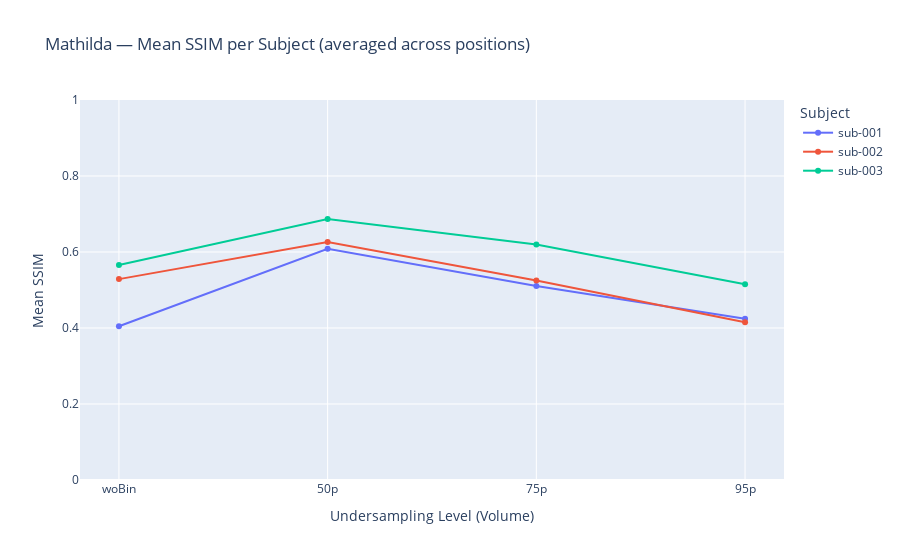

Here is the notebook cell this chart was saved with:
### Markdown cell above
Line plot mathilda

### Code cell
import pandas as pd
import plotly.express as px

df_res = pd.read_csv('/home/debi/jaime/repos/MR-EyeTrack/analysis/comparison/ssim/ssim_volume_mathilda.csv')

# average across positions for each subject and comparison
df_mean = df_res.groupby(["subject", "comparison"], as_index=False)["ssim"].mean()

# ensure ordering of undersampling levels
labels = ["woBin", "50p", "75p", "95p"]
df_mean["comparison"] = pd.Categorical(df_mean["comparison"], categories=labels, ordered=True)
df_mean.sort_values(["comparison", "subject"], inplace=True)

# line plot: one line per subject, values averaged across positions
fig = px.line(
    df_mean,
    x="comparison",
    y="ssim",
    color="subject",
    markers=True,
    category_orders={"comparison": labels},
    title="Mathilda — Mean SSIM per Subject (averaged across positions)",
    labels={"comparison": "Undersampling Level (Volume)", "ssim": "Mean SSIM"}
)
fig.update_layout(yaxis=dict(range=[0, 1]), legend_title_text="Subject")
fig.show()

### Figure 1 — Plotly figure (JSON) as saved in the notebook; plotly's stock layout.template omitted (floating-point values rounded to 4 significant figures)
{"data": [{"hovertemplate": "subject=sub-001<br>Undersampling Level (Volume)=%{x}<br>Mean SSIM=%{y}<extra></extra>", "legendgroup": "sub-001", "line": {"color": "#636efa", "dash": "solid"}, "marker": {"symbol": "circle"}, "mode": "lines+markers", "name": "sub-001", "orientation": "v", "showlegend": true, "type": "scatter", "x": ["woBin", "50p", "75p", "95p"], "xaxis": "x", "y": [0.4046, 0.6083, 0.5104, 0.4246], "yaxis": "y"}, {"hovertemplate": "subject=sub-002<br>Undersampling Level (Volume)=%{x}<br>Mean SSIM=%{y}<extra></extra>", "legendgroup": "sub-002", "line": {"color": "#EF553B", "dash": "solid"}, "marker": {"symbol": "circle"}, "mode": "lines+markers", "name": "sub-002", "orientation": "v", "showlegend": true, "type": "scatter", "x": ["woBin", "50p", "75p", "95p"], "xaxis": "x", "y": [0.5287, 0.6262, 0.5252, 0.4154], "yaxis": "y"}, {"hovertemplate": "subject=sub-003<br>Undersampling Level (Volume)=%{x}<br>Mean SSIM=%{y}<extra></extra>", "legendgroup": "sub-003", "line": {"color": "#00cc96", "dash": "solid"}, "marker": {"symbol": "circle"}, "mode": "lines+markers", "name": "sub-003", "orientation": "v", "showlegend": true, "type": "scatter", "x": ["woBin", "50p", "75p", "95p"], "xaxis": "x", "y": [0.5656, 0.6871, 0.6194, 0.5152], "yaxis": "y"}], "layout": {"legend": {"title": {"text": "Subject"}, "tracegroupgap": 0}, "title": {"text": "Mathilda — Mean SSIM per Subject (averaged across positions)"}, "xaxis": {"anchor": "y", "categoryarray": ["woBin", "50p", "75p", "95p"], "categoryorder": "array", "domain": [0, 1], "title": {"text": "Undersampling Level (Volume)"}}, "yaxis": {"anchor": "x", "domain": [0, 1], "range": [0, 1], "title": {"text": "Mean SSIM"}}}}
